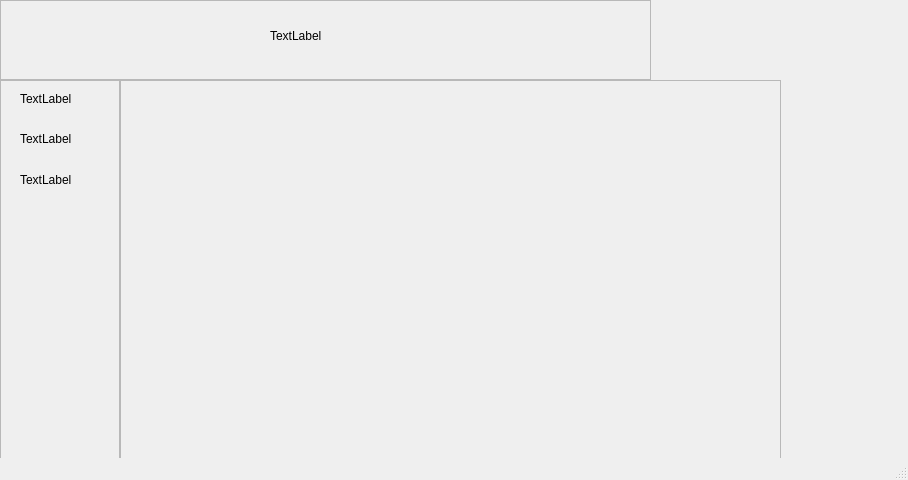
<?xml version="1.0" encoding="UTF-8"?>
<ui version="4.0">
 <class>MainWindow</class>
 <widget class="QMainWindow" name="MainWindow">
  <property name="geometry">
   <rect>
    <x>0</x>
    <y>0</y>
    <width>908</width>
    <height>480</height>
   </rect>
  </property>
  <property name="windowTitle">
   <string>MainWindow</string>
  </property>
  <widget class="QWidget" name="centralwidget">
   <widget class="QFrame" name="frame">
    <property name="geometry">
     <rect>
      <x>0</x>
      <y>0</y>
      <width>651</width>
      <height>80</height>
     </rect>
    </property>
    <property name="frameShape">
     <enum>QFrame::StyledPanel</enum>
    </property>
    <property name="frameShadow">
     <enum>QFrame::Raised</enum>
    </property>
    <widget class="QLabel" name="label_4">
     <property name="geometry">
      <rect>
       <x>270</x>
       <y>20</y>
       <width>281</width>
       <height>31</height>
      </rect>
     </property>
     <property name="text">
      <string>TextLabel</string>
     </property>
    </widget>
   </widget>
   <widget class="QFrame" name="frame_2">
    <property name="geometry">
     <rect>
      <x>0</x>
      <y>80</y>
      <width>120</width>
      <height>410</height>
     </rect>
    </property>
    <property name="frameShape">
     <enum>QFrame::StyledPanel</enum>
    </property>
    <property name="frameShadow">
     <enum>QFrame::Raised</enum>
    </property>
    <widget class="QLabel" name="label">
     <property name="geometry">
      <rect>
       <x>20</x>
       <y>10</y>
       <width>67</width>
       <height>17</height>
      </rect>
     </property>
     <property name="text">
      <string>TextLabel</string>
     </property>
    </widget>
    <widget class="QLabel" name="label_2">
     <property name="geometry">
      <rect>
       <x>20</x>
       <y>50</y>
       <width>67</width>
       <height>17</height>
      </rect>
     </property>
     <property name="text">
      <string>TextLabel</string>
     </property>
    </widget>
    <widget class="QLabel" name="label_3">
     <property name="geometry">
      <rect>
       <x>20</x>
       <y>90</y>
       <width>67</width>
       <height>20</height>
      </rect>
     </property>
     <property name="text">
      <string>TextLabel</string>
     </property>
    </widget>
   </widget>
   <widget class="QFrame" name="frame_3">
    <property name="geometry">
     <rect>
      <x>120</x>
      <y>80</y>
      <width>661</width>
      <height>401</height>
     </rect>
    </property>
    <property name="frameShape">
     <enum>QFrame::StyledPanel</enum>
    </property>
    <property name="frameShadow">
     <enum>QFrame::Raised</enum>
    </property>
   </widget>
  </widget>
  <widget class="QStatusBar" name="statusbar"/>
 </widget>
 <resources/>
 <connections/>
</ui>
